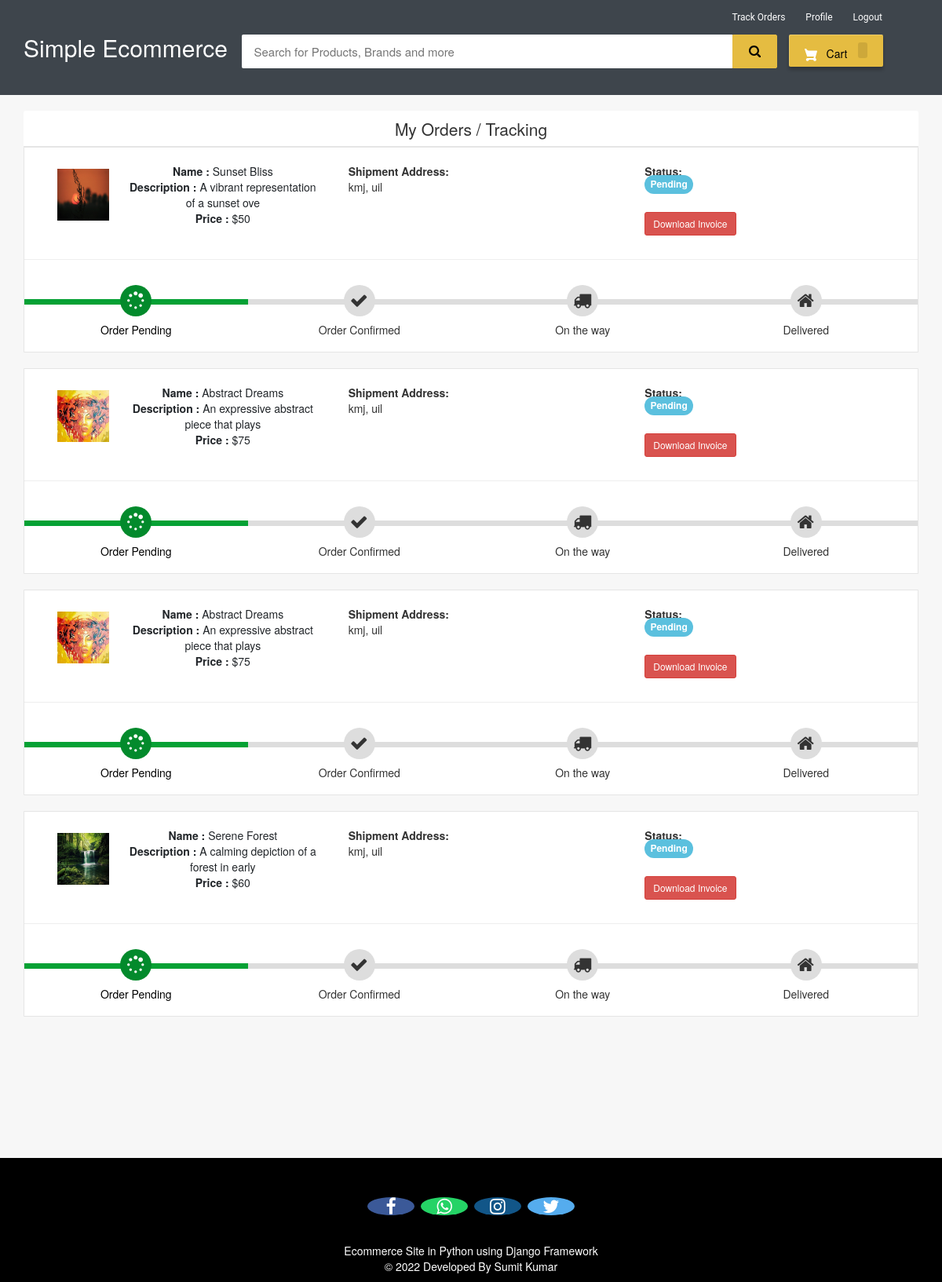
Screenshot of /my-order (signed in) with the database file from the repository.
### ecom/models.py (models this page shows, shortened)
class Product(models.Model):
    name=models.CharField(max_length=40)
    product_image= models.ImageField(upload_to='product_image/',null=True,blank=True)
    price = models.PositiveIntegerField()
    description=models.CharField(max_length=40)

class Orders(models.Model):
    STATUS =(
        ('Pending','Pending'),
        ('Order Confirmed','Order Confirmed'),
        ('Out for Delivery','Out for Delivery'),
        ('Delivered','Delivered'),
    )
    customer=models.ForeignKey('Customer', on_delete=models.CASCADE,null=True)
    product=models.ForeignKey('Product',on_delete=models.CASCADE,null=True)
    email = models.CharField(max_length=50,null=True)
    address = models.CharField(max_length=500,null=True)
    mobile = models.CharField(max_length=20,null=True)
    order_date= models.DateField(auto_now_add=True,null=True)
    status=models.CharField(max_length=50,null=True,choices=STATUS)

### ecom/views.py (the view)
# urls.py: path('my-order', views.my_order_view,name='my-order'),
@login_required(login_url='customerlogin')
@user_passes_test(is_customer)
def my_order_view(request):
    customer=models.Customer.objects.get(user_id=request.user.id)
    orders=models.Orders.objects.all().filter(customer_id = customer)
    ordered_products=[]
    for order in orders:
        ordered_product=models.Product.objects.all().filter(id=order.product.id)
        ordered_products.append(ordered_product)
    return render(request,'ecom/my_order.html',{'data':zip(ordered_products,orders)})

### ecom/views.py (called while the page is built)
def is_customer(user):
    return user.groups.filter(name='CUSTOMER').exists()

### templates/ecom/my_order.html (shortened to what this page needs)
{% extends 'ecom/customer_base.html' %}
{% load static %}
{% block content %}
<br>
<div class="container">
    <header class="card-header" style="text-align:center; font-size: 21px"> My Orders / Tracking </header>
    {% for products,order in data %}
    <article class="card">
        <div class="card-body">
            <ul class="row" style="margin-left:20px;margin-top:20px;">
                <li class="col-md-4">
                  <figure class="itemside mb-3">
                    {%for product in products%}
                      <div class="aside"><img src="{% static product.product_image.url %}" class="img-sm border"></div>
                      <figcaption class="info align-self-center">
                          <p class="title"><strong>Name : </strong>{{product.name}} <br> <strong>Description : </strong>{{product.description}} <br> <strong>Price : </strong>${{product.price}}</p>
                      </figcaption>
                  </figure>
                </li>
                <li class="col-md-4">
                    <div class="col"> <strong>Shipment Address:</strong> <br> {{order.address}}</div>
                </li>
                <li class="col-md-4">
                    <div class="col"> <strong>Status:</strong> <br>
                        {% if order.status == 'Pending'%}
                        <td> <span class="label label-info" style="font-size: 12px; border-radius: 30px;">{{order.status}}</span></td>
                        {% elif order.status == 'Delivered' %}
                        <td> <span class="label label-success" style="font-size: 12px; border-radius: 30px;">{{order.status}}</span></td>
                        {% elif order.status == 'Out for Delivery' %}
                        <td> <span class="label label-default" style="font-size: 12px; border-radius: 30px;">{{order.status}}</span></td>
                        {%else%}
                          <td> <span class="label label-primary" style="font-size: 12px; border-radius: 30px;">{{order.status}}</span></td>
                        {%endif%}
                    </div> <br>
                    <h4><a style="text-decoration:none;" href="{% url 'download-invoice' order.id product.id  %}" ><button class="btn btn-danger btn-sm">Download Invoice</button></a></h4>
                </li>
                {%endfor%}
            </ul>
            <hr>
            <div class="track">
                {%if order.status == 'Pending' %}
                <div class="step active"> <span class="icon"> <i style="padding-top:3px; padding-right:25px;" class="fa fa-spinner"></i> </span> <span class="text">Order Pending</span> </div>
                <div class="step "> <span class="icon"> <i style="padding-top:3px; padding-right:25px;" class="fa fa-check"></i> </span> <span class="text"> Order Confirmed</span> </div>
                <div class="step "> <span class="icon"> <i style="padding-top:3px; padding-right:25px;" class="fa fa-truck"></i> </span> <span class="text"> On the way </span> </div>
                <div class="step "> <span class="icon"> <i style="padding-top:3px; padding-right:25px;" class="fa fa-home"></i> </span> <span class="text">Delivered</span> </div>
                {%endif%}
            </div>
        </div>
    </article><br>
    {%endfor%}
</div>
<br><br><br><br><br>
{% endblock content %}

### templates/ecom/customer_base.html (shortened to what this page needs)
<html>
{% load static %}
<head>
<link rel="stylesheet" href="https://maxcdn.bootstrapcdn.com/bootstrap/3.3.0/css/bootstrap.min.css">
<link rel="stylesheet" href="https://maxcdn.bootstrapcdn.com/font-awesome/4.7.0/css/font-awesome.min.css">
</head>
<body>
<div id="navbar">
    <div class="container">
        <div class="row row1">
            <ul class="largenav pull-right">
                <li class="upper-links"><a class="links" href="/my-order">Track Orders</a></li>
                <li class="upper-links"><a class="links" href="/my-profile">Profile</a></li>
                <li class="upper-links"><a class="links" href="/logout">Logout</a></li>
            </ul>
        </div>
        <div class="row row2">
            <div class="col-sm-3">
                <h2 style="margin:0px;"><a style="text-decoration:none; color:white;" href="/"><span class="largenav">Simple Ecommerce </span></a></h2>
            </div>
            <div class="navbar-search smallsearch col-sm-7 col-xs-11">
              <form  action="/search" method="get">
                <div class="row"> <input class="navbar-input col-xs-11" type="search" placeholder="Search for Products, Brands and more" name="query" id="query">
                  <button class="navbar-button col-xs-1" type="submit">
                  </button>
                </div>
              </form>
            </div>
            <div class="cart1 largenav col-sm-2"> <a class="cart-button" href="/cart">  Cart <span class="item-number ">{{ product_count_in_cart }}</span> </a> </div>
        </div>
    </div>
</div>
{% block content %}
{% endblock content %}
<br><br><br>
<footer>
  <br>
  <p>
    <a href="#" class="fa fa-facebook"></a>
    <a href="#" class="fa fa-whatsapp"></a>
    <a href="#" class="fa fa-instagram"></a>
    <a href="#" class="fa fa-twitter"></a>
  </p>
  <br>
  <div class="container">
    <div class="row">
      <div class="col-md-12 col-sm-12">
        <div style="color:#ffffff;" class="wow fadeInUp footer-copyright">
          <p>Ecommerce Site in Python using Django Framework<br>
            &copy; 2022 Developed By Sumit Kumar </p>
        </div>
      </div>
    </div>
  </div>
</footer>
</body>
</html>

### templates/ecom/customer_base.html (style rules this page uses)
body { background-color: #f7f7f7; }
#navbar { background-color: #3e454c; color: black; }
.row1 { padding-top: 10px; padding-right: 50px }
.row2 { padding-bottom: 20px }
.navbar-input { padding: 11px 16px; border-radius: 2px 0 0 2px; border: 0 none; outline: 0 none; font-size: 15px }
.navbar-button { background-color: #e5bc41; border: 1px solid #e5bc41; border-radius: 0 2px 2px 0; color: #565656; padding: 10px 0; height: 43px; cursor: pointer }
.cart-button { background-color: #E5BC41; box-shadow: 0 4px 4px 0 rgba(0, 0, 0, .23), inset 1px 1px 0 0 hsla(0, 0%, 100%, .2); padding: 10px 0; text-align: center; height: 41px; border-radius: 2px; font-weight: 500; width: 120px; display: inline-block; color: #FFFFFF; text-decoration: none; color: inherit; border: none; outline: none }
.cart-svg { display: inline-block; width: 16px; height: 16px; vertical-align: middle; margin-right: 8px }
.item-number { border-radius: 3px; background-color: rgba(0, 0, 0, .1); height: 20px; padding: 3px 6px; font-weight: 500; display: inline-block; color: #fff; line-height: 12px; margin-left: 10px }
.upper-links { display: inline-block; padding: 0 11px; line-height: 23px; font-family: 'Roboto', sans-serif; letter-spacing: 0; color: inherit; border: none; outline: none; font-size: 12px }
.links { color: #fff; text-decoration: none }
.largenav { display: none }
.smallsearch { margin-left: 15px; margin-top: 15px }
footer { padding: 0px 0px 0px 0px; background-color: black; margin: 0px; }
.fa { font-size: 23px; width: 60px; text-align: center; text-decoration: none; margin: 5px 2px; border-radius: 50%; }
.fa-facebook { background: #3B5998; color: white; margin-top: 30px; }
.fa-whatsapp { background: #25d366; color: white; }
.fa-twitter { background: #55ACEE; color: white; }
.fa-instagram { background: #125688; color: white; }
p { text-align: center; }
@media screen and (min-width: 768px) { .largenav { display: block } }
@media screen and (min-width: 768px) { .smallsearch { margin: 0px } }

### templates/ecom/my_order.html (style rules this page uses)
body { background-color: #f7f7f7; }
.container { margin-top: 0px; margin-bottom: 0px }
.card { position: relative; display: -webkit-box; display: -ms-flexbox; display: flex; -webkit-box-orient: vertical; -webkit-box-direction: normal; -ms-flex-direction: column; flex-direction: column; min-width: 0; word-wrap: break-word; background-color: #fff; background-clip: border-box; border: 1px solid rgba(0, 0, 0, 0.1); border-radius: 0.10rem }
.card-header:first-child { border-radius: calc(0.37rem - 1px) calc(0.37rem - 1px) 0 0 }
.card-header { padding: 0.75rem 1.25rem; margin-bottom: 0; background-color: #fff; border-bottom: 1px solid rgba(0, 0, 0, 0.1) }
.track { position: relative; background-color: #ddd; height: 7px; display: -webkit-box; display: -ms-flexbox; display: flex; margin-bottom: 60px; margin-top: 50px }
.track .step { -webkit-box-flex: 1; -ms-flex-positive: 1; flex-grow: 1; width: 25%; margin-top: -18px; text-align: center; position: relative }
.track .step.active:before { background: #05a134 }
.track .step::before { height: 7px; position: absolute; content: ""; width: 100%; left: 0; top: 18px }
.track .step.active .icon { background: #038a2c; color: #fff }
.track .icon { display: inline-block; width: 40px; height: 40px; line-height: 40px; position: relative; border-radius: 100%; background: #ddd }
.track .step.active .text { font-weight: 400; color: #000 }
.track .text { display: block; margin-top: 7px }
.itemside { position: relative; display: -webkit-box; display: -ms-flexbox; display: flex; width: 100% }
.itemside .aside { position: relative; -ms-flex-negative: 0; flex-shrink: 0 }
.img-sm { width: 80px; height: 80px; padding: 7px }
ul.row, ul.row-sm { list-style: none; padding: 0 }
.itemside .info { padding-left: 15px; padding-right: 7px }
.itemside .title { display: block; margin-bottom: 5px; color: #212529 }
p { margin-top: 0; margin-bottom: 1rem }

### rows the page displays
Orders: address "kmj, uil", status "Pending", shows "Order Pending"
Product: product_image (picture), name "Sunset Bliss", description "A vibrant representation of a sunset ove", price "50"
Orders: address "kmj, uil", status "Pending", shows "Order Pending"
Product: product_image (picture), name "Abstract Dreams", description "An expressive abstract piece that plays", price "75"
Orders: address "kmj, uil", status "Pending", shows "Order Pending"
Orders: address "kmj, uil", status "Pending", shows "Order Pending"
Product: product_image (picture), name "Serene Forest", description "A calming depiction of a forest in early", price "60"
